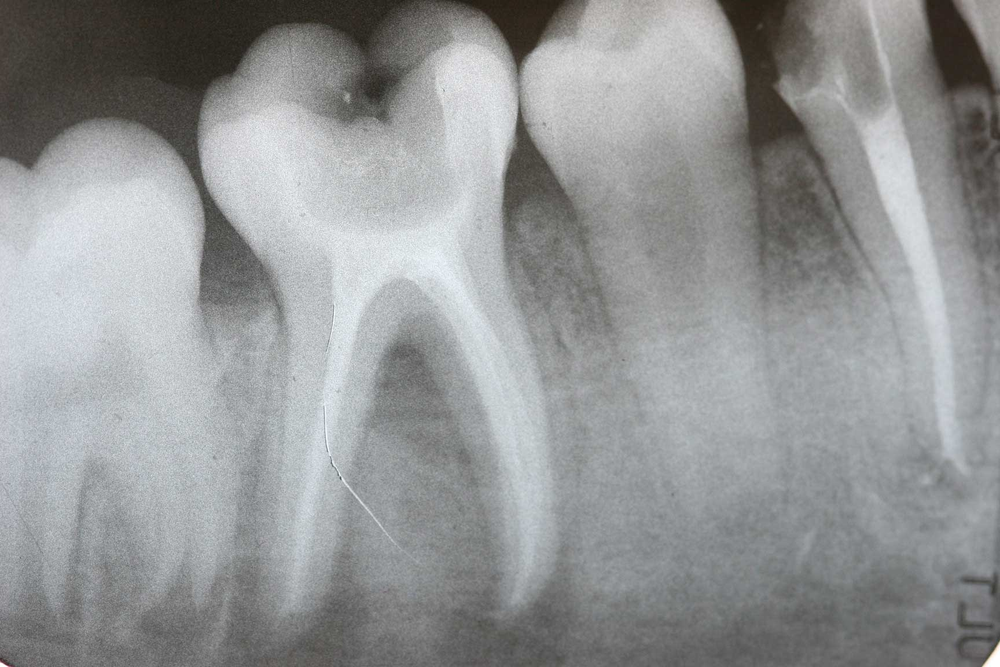
#> input picture HW3/Q5/c/Tooth.png, 1000 x 667 px, shrunk from 1728 x 1152 before the run
$ jupyter execute Tooth.ipynb
#> lines starting #> are read from the running program, lines starting #| are printed output that depends on the picture
# Import Libraries

[cell 1]
import cv2
import matplotlib.pyplot as plt

# Load Image

[cell 2]
# Path to the image
image_path = "Tooth.png"  # Set your image path here

# a) Read the image in grayscale

[cell 3]
image_gray = cv2.imread(image_path, cv2.IMREAD_GRAYSCALE)
#> image_gray: shape (667, 1000); min 28, max 255, mean 148.6

# b) Apply pseudo-coloring using a suitable colormap

[cell 4]
image_color = cv2.applyColorMap(image_gray, cv2.COLORMAP_JET)
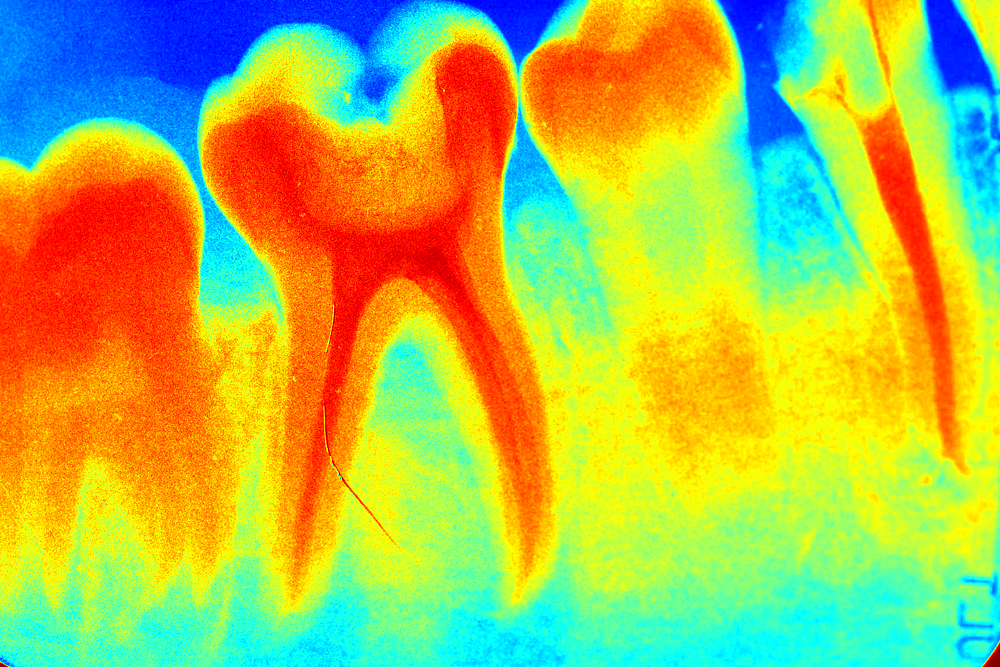
#> image_color: shape (667, 1000, 3); mean B, G, R 78.1, 189.6, 177.1

# c) Display both grayscale and pseudo-colored images

[cell 5]
plt.figure(figsize=(12, 6))

plt.subplot(1, 2, 1)
plt.title("Original Grayscale X-ray")
plt.imshow(image_gray, cmap='gray')
plt.axis('off')

plt.subplot(1, 2, 2)
plt.title("Pseudo-colored X-ray (COLORMAP_JET)")
plt.imshow(cv2.cvtColor(image_color, cv2.COLOR_BGR2RGB))
plt.axis('off')

plt.tight_layout()
plt.show()
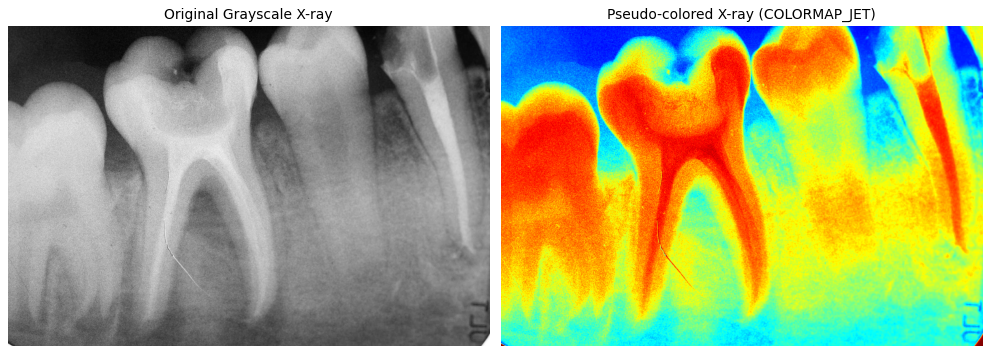
#> figure drawn by matplotlib, 2 panels
